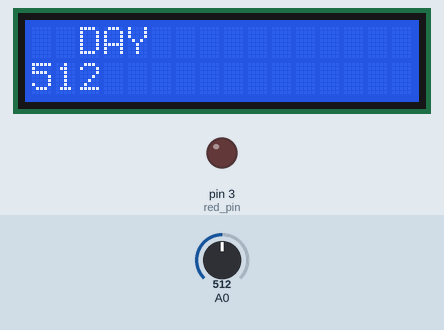
Recording of a sketch running on a simulated Arduino Uno, built with avr-gcc and run on an emulated ATmega328P. Parts: 16×2 character LCD, output pins drawn as LEDs (lit = HIGH). Inputs (shaded band) come from the test bench; at power-on: A0 = 512.

Above: at 1.2 s.
1.3 s: A0 set to 212
At 2.8 s:
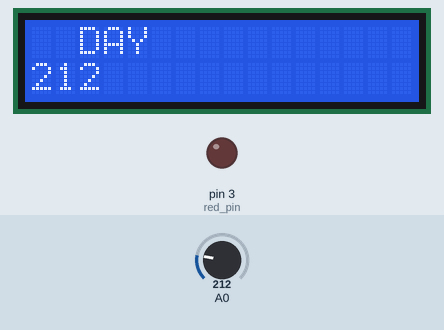
3.1 s: A0 set to 182
At 3.7 s:
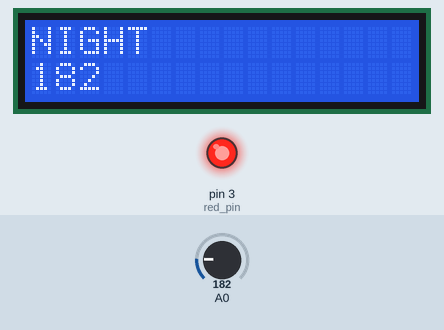
4.6 s: A0 set to 210
At 5.9 s:
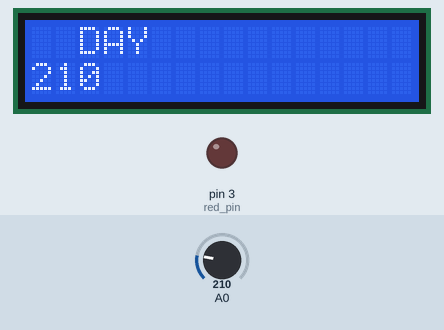
Timing chart, 0 to 7.6 s (numbered marks = the images above; inputs shaded):
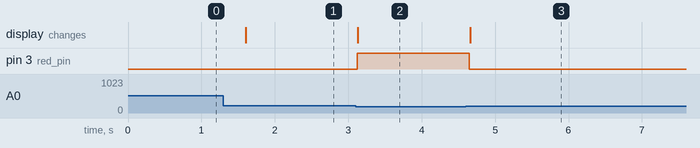

Measured:
- the behaviour switches between 200 and 199 on A0 (found by bisection; images 1 and 2)
- after the input at 1.3 s, the display: changes after 0.30 s (image 1)
- after the input at 3.1 s, pin 3 (red_pin): LOW → HIGH at once; the display: changes at once (image 2)
- after the input at 4.6 s, pin 3 (red_pin): HIGH → LOW after 0.05 s; the display: changes after 0.06 s (image 3)

The sketch:

photoregister.ino
```cpp
#include <LiquidCrystal_I2C.h>

int red_pin = 3;
LiquidCrystal_I2C lcd(0x27,16,2);

void setup(){
    Serial.begin(9600);
    lcd.init();
    lcd.backlight();
    pinMode(red_pin,OUTPUT);
}

void loop(){
    int sensorValue = analogRead(A0);
    char buff[10];
    if(sensorValue<200){
        digitalWrite(red_pin,HIGH);
        lcd.setCursor(0,0);
        sprintf(buff,"%5s","NIGHT");
        lcd.print(buff);
        lcd.setCursor(0,1);
        lcd.print(sensorValue);
        delay(500);
    }
    else{
        digitalWrite(red_pin,LOW);
        lcd.setCursor(0,0);
        sprintf(buff,"%5s","DAY");
        lcd.print(buff);
        lcd.setCursor(0,1);
        lcd.print(sensorValue);
        delay(500);
    }
    //Serial.print(sensorValue);
    //delay(500);

}
```
